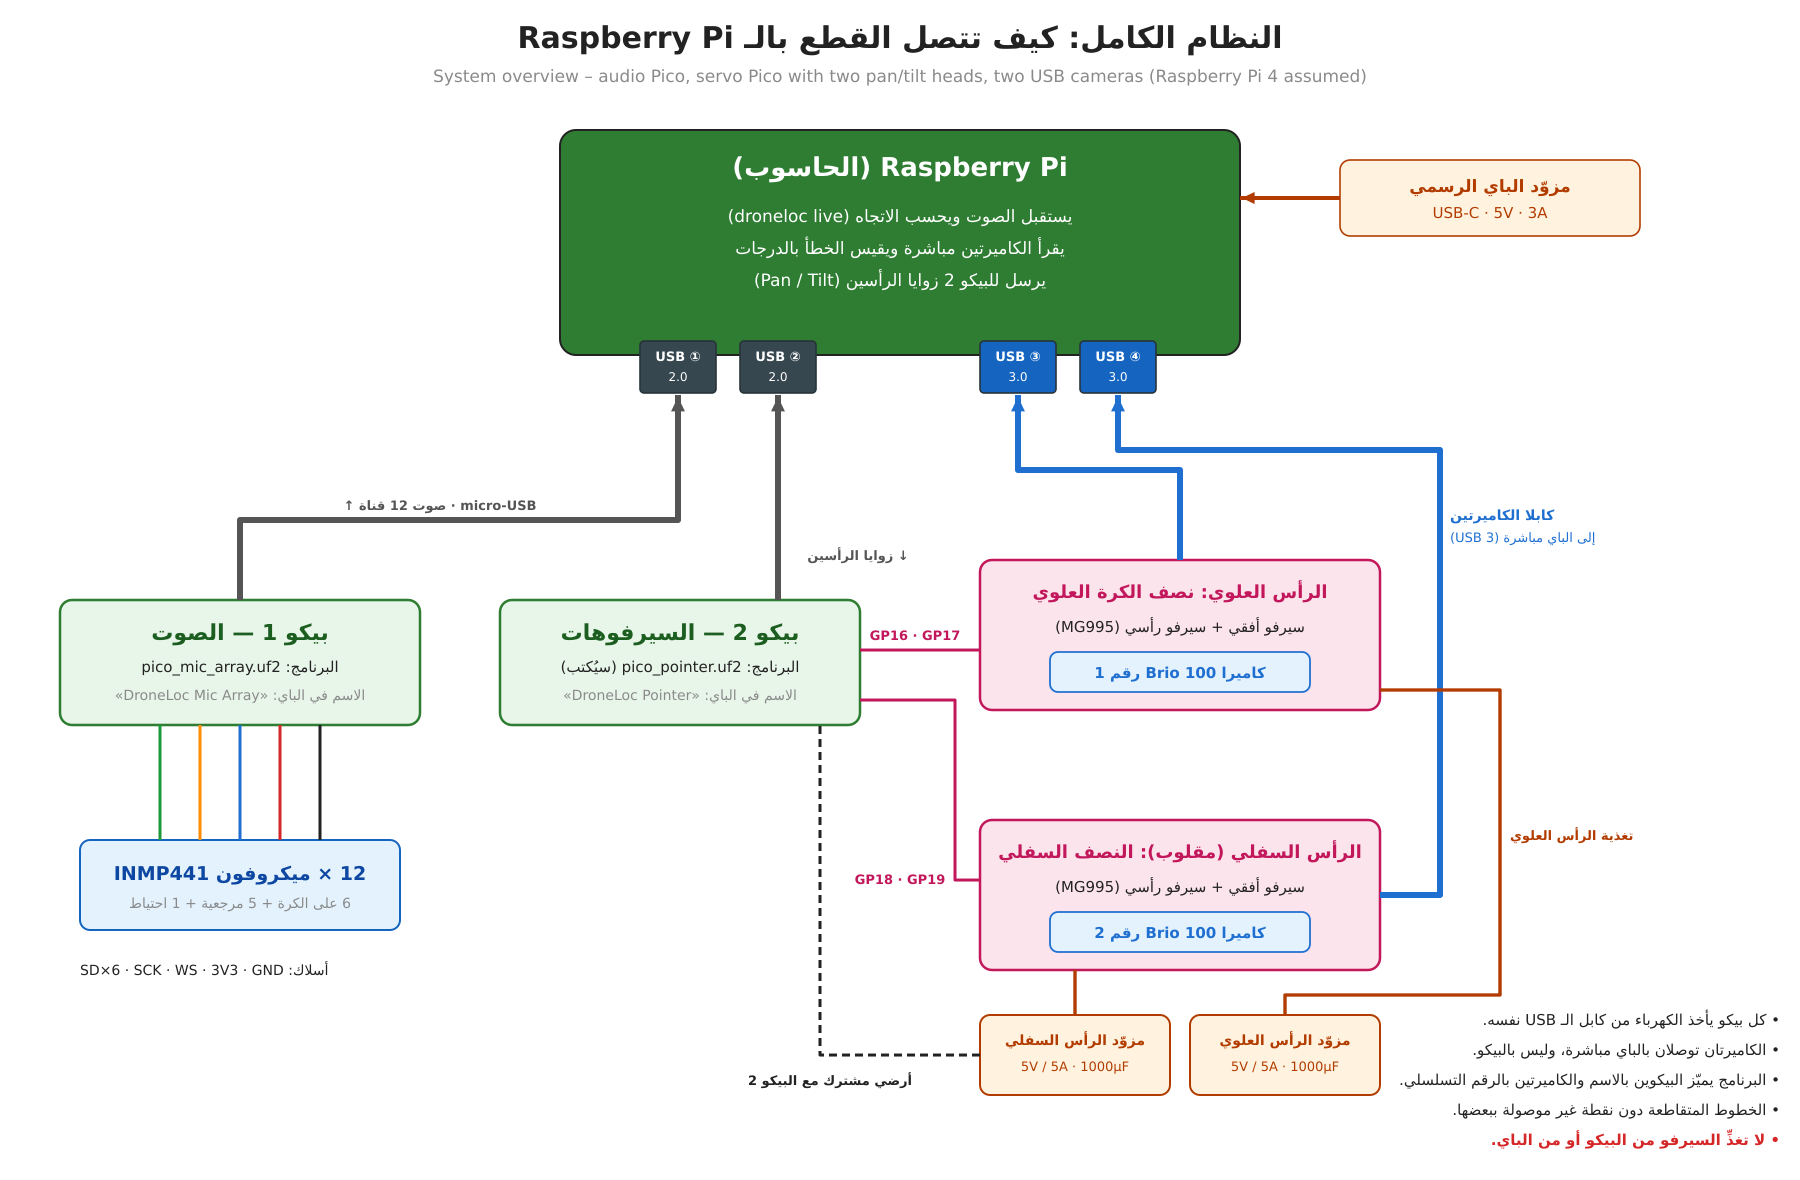

Write the Python code that produced this figure.
"""Draw docs/figures_ar/system_overview.svg: Raspberry Pi + audio Pico + servo Pico (two pan/tilt heads)
+ two USB cameras."""
import sys
from pathlib import Path

sys.path.insert(0, str(Path(__file__).parent))
from _svg import BLK, BLU, GRN, GRY, ORG, P5V, PNK, RED, Svg  # noqa: E402

s = Svg(1800, 1180)
s.t(900, 48, "النظام الكامل: كيف تتصل القطع بالـ Raspberry Pi", 30, bold=True)
s.t(900, 82, "System overview – audio Pico, servo Pico with two pan/tilt heads, two USB cameras (Raspberry Pi 4 assumed)", 17, GRY)

# ---------------- Raspberry Pi with 4 USB ports
PX, PY, PW, PH = 560, 130, 680, 225
s.r(PX, PY, PW, PH, "#2e7d32", rx=16, sw=2)
s.t(PX + PW / 2, PY + 46, "Raspberry Pi (الحاسوب)", 26, "#fff", bold=True)
for k, line in enumerate(["يستقبل الصوت ويحسب الاتجاه (droneloc live)",
                          "يقرأ الكاميرتين مباشرة ويقيس الخطأ بالدرجات",
                          "يرسل للبيكو 2 زوايا الرأسين (Pan / Tilt)"]):
    s.t(PX + PW / 2, PY + 92 + k * 32, line, 17, "#fff")
ports = {}
for x, lab, sub, fill in [(640, "USB ①", "2.0 أسود", "#37474f"), (740, "USB ②", "2.0 أسود", "#37474f"),
                          (980, "USB ③", "3.0 أزرق", "#1565c0"), (1080, "USB ④", "3.0 أزرق", "#1565c0")]:
    s.r(x, PY + PH - 14, 76, 52, fill, "#263238", rx=4)
    s.t(x + 38, PY + PH + 6, lab, 13, "#fff", bold=True)
    s.t(x + 38, PY + PH + 26, sub.split()[0], 12, "#fff")
    ports[lab] = (x + 38, PY + PH + 40)
s.r(1340, 160, 300, 76, "#fff3e0", P5V, rx=10)
s.t(1490, 192, "مزوّد الباي الرسمي", 17, P5V, bold=True)
s.t(1490, 218, "USB-C · 5V · 3A", 15, P5V)
s.ln([(1340, 198), (PX + PW, 198)], P5V, 4)
s.arrow(PX + PW + 2, 198, -1, 0, P5V, 14)


def cable(pts, label=None, lx=None, ly=None, col="#555"):
    s.ln(pts, col, 6)
    x, y = pts[-1]
    s.arrow(x, y + 2, 0, -1, col, 16)
    if label:
        s.t(lx, ly, label, 13, col, "middle", bold=True)


# ---------------- Pico 1 (audio)
A = (60, 600, 360, 125)
s.r(*A, "#e8f5e9", "#2e7d32", rx=12, sw=2.5)
s.t(A[0] + A[2] / 2, A[1] + 40, "بيكو 1 — الصوت", 22, "#1b5e20", bold=True)
s.t(A[0] + A[2] / 2, A[1] + 72, "البرنامج: pico_mic_array.uf2", 15, BLK)
s.t(A[0] + A[2] / 2, A[1] + 100, "الاسم في الباي: «DroneLoc Mic Array»", 14, GRY)
cable([(240, 600), (240, 520), ports["USB ①"][0], 520][:0] or [(240, 600), (240, 520), (ports["USB ①"][0], 520), ports["USB ①"]],
      "micro-USB · صوت 12 قناة ↑", 440, 510)
s.r(80, 840, 320, 90, "#e3f2fd", "#1565c0", rx=10, sw=2)
s.t(240, 880, "12 × ميكروفون INMP441", 19, "#0d47a1", bold=True)
s.t(240, 908, "6 على الكرة + 5 مرجعية + 1 احتياط", 14, GRY)
for k, col in enumerate([GRN, ORG, BLU, RED, BLK]):
    s.ln([(160 + k * 40, 840), (160 + k * 40, 725)], col, 3)
s.t(80, 975, "أسلاك: SD×6 · SCK · WS · 3V3 · GND", 14, BLK, "start")

# ---------------- Pico 2 (servos only)
B = (500, 600, 360, 125)
s.r(*B, "#e8f5e9", "#2e7d32", rx=12, sw=2.5)
s.t(B[0] + B[2] / 2, B[1] + 40, "بيكو 2 — السيرفوهات", 22, "#1b5e20", bold=True)
s.t(B[0] + B[2] / 2, B[1] + 72, "البرنامج: pico_pointer.uf2 (سيُكتب)", 15, BLK)
s.t(B[0] + B[2] / 2, B[1] + 100, "الاسم في الباي: «DroneLoc Pointer»", 14, GRY)
cable([(ports["USB ②"][0], 600), ports["USB ②"]], "↓ زوايا الرأسين", ports["USB ②"][0] + 80, 560)

# ---------------- two heads
heads = [(980, 560, "الرأس العلوي: نصف الكرة العلوي", "سيرفو أفقي + سيرفو رأسي (MG995)", "كاميرا Brio 100 رقم 1", "GP16 · GP17"),
         (980, 820, "الرأس السفلي (مقلوب): النصف السفلي", "سيرفو أفقي + سيرفو رأسي (MG995)", "كاميرا Brio 100 رقم 2", "GP18 · GP19")]
for k, (x, y, title, l1, l2, pins) in enumerate(heads):
    s.r(x, y, 400, 150, "#fce4ec", PNK, rx=12, sw=2.5)
    s.t(x + 200, y + 38, title, 18, PNK, bold=True)
    s.t(x + 200, y + 72, l1, 15, BLK)
    s.r(x + 70, y + 92, 260, 40, "#e3f2fd", BLU, rx=8, sw=1.8)
    s.t(x + 200, y + 118, l2, 15, BLU, bold=True)
    # servo signal wires from Pico 2
    sy = 650 if k == 0 else 700
    if k == 0:
        s.ln([(860, sy), (x, sy)], PNK, 3)
    else:
        s.ln([(860, sy), (955, sy), (955, y + 60), (x, y + 60)], PNK, 3)
    s.t(915 if k == 0 else 900, sy - 10 if k == 0 else y + 64, pins, 13, PNK, "middle", bold=True)
# camera USB cables (straight to the Raspberry Pi, not through the Pico)
cable([(1180, 560), (1180, 470), (ports["USB ③"][0], 470), ports["USB ③"]], col=BLU)
cable([(1380, 895), (1440, 895), (1440, 450), (ports["USB ④"][0], 450), ports["USB ④"]], col=BLU)
s.t(1450, 520, "كابلا الكاميرتين", 14, BLU, "start", bold=True)
s.t(1450, 542, "إلى الباي مباشرة (USB 3)", 13, BLU, "start")

# ---------------- servo supplies, one per head
for k, (y, name) in enumerate([(1015, "مزوّد الرأس السفلي"), (1015, "مزوّد الرأس العلوي")]):
    x = 980 + k * 210
    s.r(x, y, 190, 80, "#fff3e0", P5V, rx=10, sw=2)
    s.t(x + 95, y + 30, name, 14, P5V, bold=True)
    s.t(x + 95, y + 56, "5V / 5A · 1000µF", 13, P5V)
s.ln([(1285, 1015), (1285, 995), (1500, 995), (1500, 690), (1380, 690)], P5V, 3.4)     # right supply -> upper head
s.ln([(1075, 1015), (1075, 970)], P5V, 3.4)                                              # left supply -> lower head
s.t(1510, 840, "تغذية الرأس العلوي", 13, P5V, "start", bold=True)
s.ln([(980, 1055), (820, 1055), (820, 725)], BLK, 3, dash="8,5")
s.t(830, 1085, "أرضي مشترك مع البيكو 2", 13, BLK, "middle", bold=True)

# ---------------- notes
notes = [("• كل بيكو يأخذ الكهرباء من كابل الـ USB نفسه.", BLK),
         ("• الكاميرتان توصلان بالباي مباشرة، وليس بالبيكو.", BLK),
         ("• البرنامج يميّز البيكوين بالاسم والكاميرتين بالرقم التسلسلي.", BLK),
         ("• الخطوط المتقاطعة دون نقطة غير موصولة ببعضها.", BLK),
         ("• لا تغذِّ السيرفو من البيكو أو من الباي.", RED)]
for k, (txt, col) in enumerate(notes):
    s.t(1780, 1025 + k * 30, txt, 15, col, "end", bold=(col == RED))
s.save(str(Path(__file__).with_suffix(".svg")))
